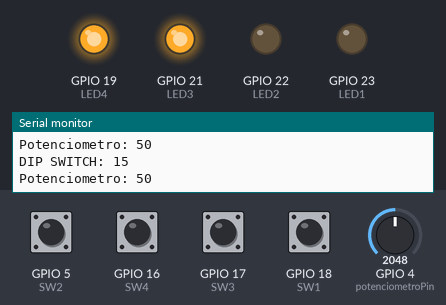
Bench run of a sketch on a simulated ESP32. Shown: output pins drawn as LEDs (lit = HIGH), the last lines printed to the serial monitor. Dashed ring = blinking. The test bench sets the inputs (shaded band); at power-on: GPIO 5 (SW2), GPIO 16 (SW4), GPIO 17 (SW3), GPIO 18 (SW1) HIGH, GPIO 4 (potenciometroPin) = 2048.

Above: at 1.2 s.
1.3 s: GPIO 4 (potenciometroPin) set to 1317
2.8 s: GPIO 4 (potenciometroPin) set to 1208
At 2.95 s:
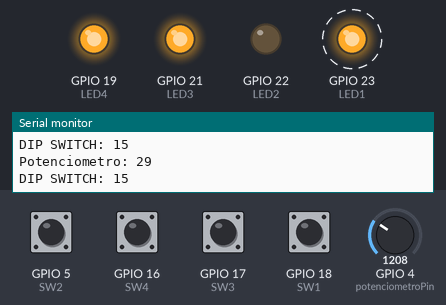
At 4.15 s:
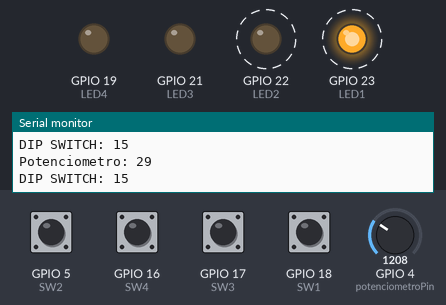
5.8 s: GPIO 16 (SW4) pulled LOW for 1 s
At 6.8 s:
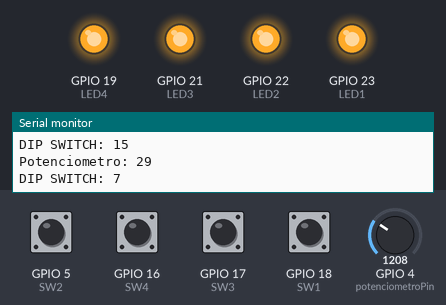
Timing chart, 0 to 14.8 s (numbered marks = the images above; inputs shaded):
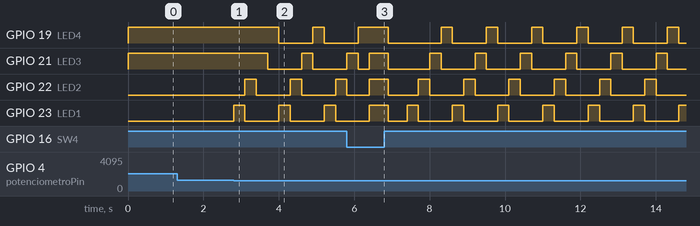

The sketch:

tarea1caseCAMSA.ino
```cpp
// =====================================================
// DECLARACIÓN DE PINES DE LOS LEDS
// =====================================================


int LED1 = 23;
int LED2 = 22;
int LED3 = 21;
int LED4 = 19;
int SW1 = 18;
int SW2 = 5;
int SW3 = 17;
int SW4 = 16;
int potenciometroPin = 4;

// Variable para almacenar lectura analógica
int sensorValue = 0;

// Variable convertida de 0 a 100
int potenciometro = 0;

// Variable para almacenar valor decimal del DIP SWITCH
int dipsw = 0;

// Variable auxiliar para controlar condiciones
int estado = 0;

void setup() {

  Serial.begin(115200);

  // Configurar LEDs como salidas
  pinMode(LED1, OUTPUT);
  pinMode(LED2, OUTPUT);
  pinMode(LED3, OUTPUT);
  pinMode(LED4, OUTPUT);

  // Configurar DIP SWITCH como entradas
  pinMode(SW1, INPUT);
  pinMode(SW2, INPUT);
  pinMode(SW3, INPUT);
  pinMode(SW4, INPUT);
}

void loop() {

  // Leer valor analógico
  sensorValue = analogRead(potenciometroPin);

  // Convertir rango 0-4095 a 0-100
  potenciometro = map(sensorValue, 0, 4095, 0, 100);

  // Mostrar valor del potenciómetro
  Serial.print("Potenciometro: ");
  Serial.println(potenciometro);

  // Convertir cada switch a decimal
  int valorSW1 = digitalRead(SW1) * 1;
  int valorSW2 = digitalRead(SW2) * 2;
  int valorSW3 = digitalRead(SW3) * 4;
  int valorSW4 = digitalRead(SW4) * 8;

  // Suma total de los bits
  dipsw = valorSW1 + valorSW2 + valorSW3 + valorSW4;

  // Mostrar valor decimal del DIP SWITCH
  Serial.print("DIP SWITCH: ");
  Serial.println(dipsw);
  estado = (potenciometro <= 30) * 2 + (dipsw > 7);


  switch (estado) {
    case 0:


      digitalWrite(LED1, HIGH);
      digitalWrite(LED2, HIGH);
      digitalWrite(LED3, LOW);
      digitalWrite(LED4, LOW);

      break;

    case 1:

      digitalWrite(LED1, LOW);
      digitalWrite(LED2, LOW);
      digitalWrite(LED3, HIGH);
      digitalWrite(LED4, HIGH);

      break;


    case 2:

      digitalWrite(LED1, HIGH);
      digitalWrite(LED2, HIGH);
      digitalWrite(LED3, HIGH);
      digitalWrite(LED4, HIGH);
      delay(500);


      digitalWrite(LED1, LOW);
      digitalWrite(LED2, LOW);
      digitalWrite(LED3, LOW);
      digitalWrite(LED4, LOW);
      delay(500);

      break;

    case 3:

      digitalWrite(LED1, HIGH);
      delay(300);


      digitalWrite(LED1, LOW);
      digitalWrite(LED2, HIGH);
      delay(300);


      digitalWrite(LED2, LOW);
      digitalWrite(LED3, HIGH);
      delay(300);

      digitalWrite(LED3, LOW);
      digitalWrite(LED4, HIGH);
      delay(300);

      digitalWrite(LED4, LOW);

      break;
  }
}
```

Measured:
- the behaviour switches between 1270 and 1269 on GPIO 4 (potenciometroPin) (found by bisection; images 0 and 1)
- after the input at 2.8 s, GPIO 19 (LED4): HIGH → LOW after 1.2 s, → HIGH 0.90 s later, → LOW 0.30 s later; GPIO 21 (LED3): HIGH → LOW after 0.90 s, → HIGH 0.90 s later, → LOW 0.30 s later; GPIO 22 (LED2): alternates HIGH for 0.30 s and LOW for 0.90 s, starting after 0.30 s; GPIO 23 (LED1): alternates HIGH for 0.30 s and LOW for 0.90 s, starting at once
